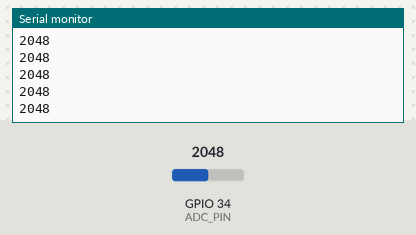
The sketch below on a simulated ESP32. Parts: the last lines printed to the serial monitor. The test bench sets the inputs (shaded band); at power-on: GPIO 34 (ADC_PIN) = 2048.

Above: at 1.2 s.
1.3 s: GPIO 34 (ADC_PIN) set to 2866
At 1.31 s:
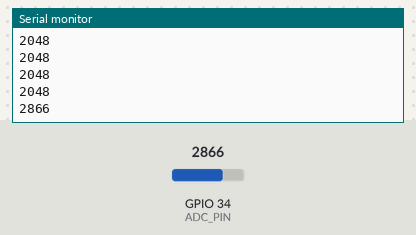
2.8 s: GPIO 34 (ADC_PIN) set to 3603
At 2.81 s:
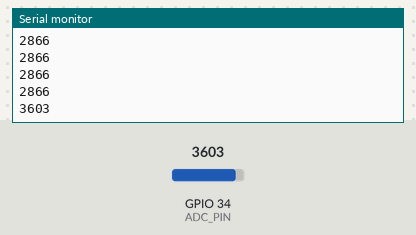
Timing chart, 0 to 5.8 s (numbered marks = the images above; inputs shaded):
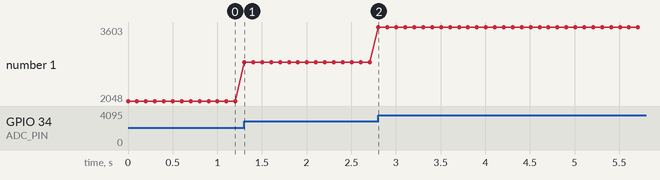

Measured:
- after the input at 1.3 s, the serial monitor: prints a new line at once (image 1)
- after the input at 2.8 s, the serial monitor: prints a new line at once (image 2)
- plotted number 1: 2048 → 2866 after the input at 1.3 s, 2866 → 3603 after the input at 2.8 s

The sketch:

02_lightsensor_adc.ino
```cpp
// 02_lightsensor_adc.ino - 光敏電阻 ADC（ESP32）
// 將光敏電阻與 10k 電阻做分壓接到 ADC 腳（例如 GPIO 34）
const int ADC_PIN = 34;

void setup(){
  Serial.begin(115200);
}

void loop(){
  int v = analogRead(ADC_PIN); // 0..4095
  Serial.println(v);
  delay(100);
}
```
